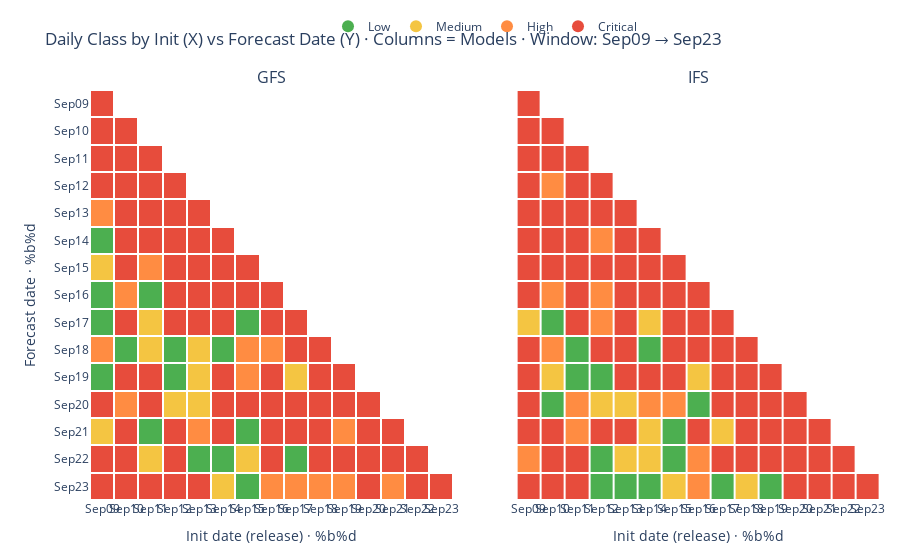

Notebook cell for this chart:
### Code cell
# --- Imports ---
import numpy as np
import pandas as pd
import plotly.graph_objects as go
from plotly.subplots import make_subplots

# =========================================================
# 1) Datos sintéticos (mismo esquema). Reemplázalo por tu df real.
#    Columnas: initDate (%Y%m%d:%H:00), date (%Y%m%d:%H:00),
#              wndObs, wndFcs, leadDay, model
# =========================================================
np.random.seed(10)
today = pd.Timestamp.today().normalize()
max_lead = 14

# Para el ejemplo, usamos 30 días de válidos y todos los inits que puedan llegar
valid_dates = pd.date_range(today - pd.Timedelta(days=29), today, freq="D")
init_dates  = pd.date_range(valid_dates.min() - pd.Timedelta(days=max_lead), valid_dates.max(), freq="D")

def fmt(dt):  # %Y%m%d:%H:00
    return dt.strftime("%Y%m%d:00:00")

rows = []
for model in ["gfs", "ifs"]:
    for init in init_dates:
        for L in range(0, max_lead + 1):
            d = init + pd.Timedelta(days=L)
            if d < valid_dates.min() or d > valid_dates.max():
                continue
            obs = np.clip(np.random.normal(8, 2.0), 0, None)
            spread = (1.1 if model == "gfs" else 0.9) * (1 + 0.12 * L)
            fc = obs + np.random.normal(0, spread)
            rows.append([fmt(init), fmt(d), float(L), obs, fc, model])

df = pd.DataFrame(rows, columns=[
    "initDate", "date", "wndObs", "wndFcs", "leadDay", "model"
])

# =========================================================
# 2) Parseo, métrica y agregación diaria
# =========================================================
df["initDate_dt"] = pd.to_datetime(df["initDate"], format="%Y%m%d:%H:00", errors="coerce")
df["date_dt"]     = pd.to_datetime(df["date"],     format="%Y%m%d:%H:00", errors="coerce")

df["init_d"] = df["initDate_dt"].dt.normalize()
df["date_d"] = df["date_dt"].dt.normalize()

# Métrica (error absoluto)
df["abs_error"] = (df["wndFcs"] - df["wndObs"]).abs()

# Promedio diario por (modelo, date_d, init_d)
daily = (
    df.groupby(["model","date_d","init_d"], as_index=False)["abs_error"]
      .mean()
      .rename(columns={"abs_error":"mean_abs_error"})
)

# =========================================================
# 3) Clasificación por clases
# =========================================================
bins   = [-np.inf, 1.0, 2.0, 3.0, np.inf]
labels = ["Low","Medium","High","Critical"]
daily["class"] = pd.cut(daily["mean_abs_error"], bins=bins, labels=labels, right=False)

# =========================================================
# 4) Definir un rango cuadrado de días común para X e Y (últimos 15 días)
#    X = initDate (release), Y = date (valid)
# =========================================================
last_day = daily["date_d"].max()
if pd.isna(last_day):
    raise ValueError("No hay datos en 'daily'. Verifica el DataFrame de entrada.")

# Rango cuadrado de 15 días (ajusta max_lead si quieres otro tamaño)
axis_days = pd.date_range(last_day - pd.Timedelta(days=max_lead), last_day, freq="D")
x_order = list(axis_days)   # init dates
y_order = list(axis_days)   # forecast dates

x_labels = [d.strftime("%b%d") for d in x_order]
y_labels = [d.strftime("%b%d") for d in y_order]

# =========================================================
# 5) Construir matrices triangulares por CLASE y MODELO
#    Celda válida si: y >= x y (y - x).days ∈ [0..max_lead]
#    Si no hay par (date_d, init_d) en 'daily' -> NaN (hueco)
# =========================================================
code_colors = {
    "Low":      "#4CAF50",  # verde
    "Medium":   "#F4C542",  # amarillo
    "High":     "#FF8C42",  # naranja
    "Critical": "#E74C3C",  # rojo
}

def class_matrices_triangular(model_name: str):
    sub = daily[daily["model"] == model_name].copy()
    # lookup por par (date_d, init_d)
    lut = {(r.date_d, r.init_d): r["class"] for _, r in sub.iterrows()}

    # Construye matriz de clases (strings) con NaN fuera de rango/ausentes
    C = np.empty((len(y_order), len(x_order)), dtype=object)
    C[:] = np.nan
    for i, y in enumerate(y_order):
        for j, x in enumerate(x_order):
            lead = (y - x).days
            if 0 <= lead <= max_lead:
                C[i, j] = lut.get((y, x), np.nan)
            else:
                C[i, j] = np.nan

    # Una matriz por clase, con 1 en la clase y NaN en el resto
    mats = {}
    for cls in labels:
        M = np.where(C == cls, 1.0, np.nan).astype(float)
        mats[cls] = M
    return mats

Z_gfs = class_matrices_triangular("gfs")
Z_ifs = class_matrices_triangular("ifs")

# =========================================================
# 6) Figura: modelos como COLUMNAS (GFS | IFS). Leyenda con puntos compartida.
# =========================================================
fig = make_subplots(
    rows=1, cols=2,
    subplot_titles=("GFS", "IFS"),
    shared_yaxes=True,
    horizontal_spacing=0.08
)

def add_panel(Z_dict, col: int):
    for cls in labels:
        fig.add_trace(
            go.Heatmap(
                z=Z_dict[cls],
                x=x_labels,   # init (release)
                y=y_labels,   # forecast date (valid)
                colorscale=[[0, code_colors[cls]], [1, code_colors[cls]]],  # color sólido por clase
                zmin=0, zmax=1,
                showscale=False,
                xgap=2, ygap=2,
                hovertemplate=(
                    "Init: %{x}<br>"
                    "Forecast: %{y}<br>"
                    f"Class: {cls}<extra></extra>"
                ),
                name=cls,
                legendgroup=cls,   # mismo grupo por clase (afecta ambos paneles)
                showlegend=False   # ocultamos rectángulos; usaremos puntos en la leyenda
            ),
            row=1, col=col
        )

add_panel(Z_gfs, col=1)
add_panel(Z_ifs, col=2)

# Leyenda con puntos redondos (dummy scatters)
for cls in labels:
    fig.add_trace(
        go.Scatter(
            x=[None], y=[None],
            mode="markers",
            marker=dict(size=12, color=code_colors[cls], symbol="circle"),
            name=cls,
            legendgroup=cls,
        )
    )

# Ejes y layout
fig.update_xaxes(title_text="Init date (release) · %b%d", row=1, col=1, tickangle=0)
fig.update_xaxes(title_text="Init date (release) · %b%d", row=1, col=2, tickangle=0)
fig.update_yaxes(title_text="Forecast date · %b%d", row=1, col=1)

fig.update_layout(
    title=f"Daily Class by Init (X) vs Forecast Date (Y) · Columns = Models · Window: {x_labels[0]} → {x_labels[-1]}",
    margin=dict(t=80, r=20, b=60, l=90),
    plot_bgcolor="white",
    paper_bgcolor="white",
    legend=dict(
        orientation="h",
        yanchor="bottom", y=1.12,
        xanchor="center", x=0.5
    ),
    legend_groupclick="togglegroup"  # click en una clase la alterna en ambos paneles
)
fig.update_yaxes(title_text="Forecast date · %b%d", row=1, col=1)
fig.update_yaxes(autorange="reversed", row=1, col=1)  # <-- invierte el eje Y en ambos paneles
fig.show()

### Figure 1 — Plotly figure (JSON) as saved in the notebook; plotly's stock layout.template omitted (floating-point values rounded to 4 significant figures; data arrays with more than 128 entries replaced by an {"elided": "..."} marker saying what was removed)
{"data": [{"colorscale": [[0, "#4CAF50"], [1, "#4CAF50"]], "hovertemplate": "Init: %{x}<br>Forecast: %{y}<br>Class: Low<extra></extra>", "legendgroup": "Low", "name": "Low", "showlegend": false, "showscale": false, "type": "heatmap", "x": ["Sep09", "Sep10", "Sep11", "Sep12", "Sep13", "Sep14", "Sep15", "Sep16", "Sep17", "Sep18", "Sep19", "Sep20", "Sep21", "Sep22", "Sep23"], "xaxis": "x", "xgap": 2, "y": ["Sep09", "Sep10", "Sep11", "Sep12", "Sep13", "Sep14", "Sep15", "Sep16", "Sep17", "Sep18", "Sep19", "Sep20", "Sep21", "Sep22", "Sep23"], "yaxis": "y", "ygap": 2, "z": {"elided": "15x15 float values"}, "zmax": 1, "zmin": 0}, {"colorscale": [[0, "#F4C542"], [1, "#F4C542"]], "hovertemplate": "Init: %{x}<br>Forecast: %{y}<br>Class: Medium<extra></extra>", "legendgroup": "Medium", "name": "Medium", "showlegend": false, "showscale": false, "type": "heatmap", "x": ["Sep09", "Sep10", "Sep11", "Sep12", "Sep13", "Sep14", "Sep15", "Sep16", "Sep17", "Sep18", "Sep19", "Sep20", "Sep21", "Sep22", "Sep23"], "xaxis": "x", "xgap": 2, "y": ["Sep09", "Sep10", "Sep11", "Sep12", "Sep13", "Sep14", "Sep15", "Sep16", "Sep17", "Sep18", "Sep19", "Sep20", "Sep21", "Sep22", "Sep23"], "yaxis": "y", "ygap": 2, "z": {"elided": "15x15 float values"}, "zmax": 1, "zmin": 0}, {"colorscale": [[0, "#FF8C42"], [1, "#FF8C42"]], "hovertemplate": "Init: %{x}<br>Forecast: %{y}<br>Class: High<extra></extra>", "legendgroup": "High", "name": "High", "showlegend": false, "showscale": false, "type": "heatmap", "x": ["Sep09", "Sep10", "Sep11", "Sep12", "Sep13", "Sep14", "Sep15", "Sep16", "Sep17", "Sep18", "Sep19", "Sep20", "Sep21", "Sep22", "Sep23"], "xaxis": "x", "xgap": 2, "y": ["Sep09", "Sep10", "Sep11", "Sep12", "Sep13", "Sep14", "Sep15", "Sep16", "Sep17", "Sep18", "Sep19", "Sep20", "Sep21", "Sep22", "Sep23"], "yaxis": "y", "ygap": 2, "z": {"elided": "15x15 float values"}, "zmax": 1, "zmin": 0}, {"colorscale": [[0, "#E74C3C"], [1, "#E74C3C"]], "hovertemplate": "Init: %{x}<br>Forecast: %{y}<br>Class: Critical<extra></extra>", "legendgroup": "Critical", "name": "Critical", "showlegend": false, "showscale": false, "type": "heatmap", "x": ["Sep09", "Sep10", "Sep11", "Sep12", "Sep13", "Sep14", "Sep15", "Sep16", "Sep17", "Sep18", "Sep19", "Sep20", "Sep21", "Sep22", "Sep23"], "xaxis": "x", "xgap": 2, "y": ["Sep09", "Sep10", "Sep11", "Sep12", "Sep13", "Sep14", "Sep15", "Sep16", "Sep17", "Sep18", "Sep19", "Sep20", "Sep21", "Sep22", "Sep23"], "yaxis": "y", "ygap": 2, "z": {"elided": "15x15 float values"}, "zmax": 1, "zmin": 0}, {"colorscale": [[0, "#4CAF50"], [1, "#4CAF50"]], "hovertemplate": "Init: %{x}<br>Forecast: %{y}<br>Class: Low<extra></extra>", "legendgroup": "Low", "name": "Low", "showlegend": false, "showscale": false, "type": "heatmap", "x": ["Sep09", "Sep10", "Sep11", "Sep12", "Sep13", "Sep14", "Sep15", "Sep16", "Sep17", "Sep18", "Sep19", "Sep20", "Sep21", "Sep22", "Sep23"], "xaxis": "x2", "xgap": 2, "y": ["Sep09", "Sep10", "Sep11", "Sep12", "Sep13", "Sep14", "Sep15", "Sep16", "Sep17", "Sep18", "Sep19", "Sep20", "Sep21", "Sep22", "Sep23"], "yaxis": "y2", "ygap": 2, "z": {"elided": "15x15 float values"}, "zmax": 1, "zmin": 0}, {"colorscale": [[0, "#F4C542"], [1, "#F4C542"]], "hovertemplate": "Init: %{x}<br>Forecast: %{y}<br>Class: Medium<extra></extra>", "legendgroup": "Medium", "name": "Medium", "showlegend": false, "showscale": false, "type": "heatmap", "x": ["Sep09", "Sep10", "Sep11", "Sep12", "Sep13", "Sep14", "Sep15", "Sep16", "Sep17", "Sep18", "Sep19", "Sep20", "Sep21", "Sep22", "Sep23"], "xaxis": "x2", "xgap": 2, "y": ["Sep09", "Sep10", "Sep11", "Sep12", "Sep13", "Sep14", "Sep15", "Sep16", "Sep17", "Sep18", "Sep19", "Sep20", "Sep21", "Sep22", "Sep23"], "yaxis": "y2", "ygap": 2, "z": {"elided": "15x15 float values"}, "zmax": 1, "zmin": 0}, {"colorscale": [[0, "#FF8C42"], [1, "#FF8C42"]], "hovertemplate": "Init: %{x}<br>Forecast: %{y}<br>Class: High<extra></extra>", "legendgroup": "High", "name": "High", "showlegend": false, "showscale": false, "type": "heatmap", "x": ["Sep09", "Sep10", "Sep11", "Sep12", "Sep13", "Sep14", "Sep15", "Sep16", "Sep17", "Sep18", "Sep19", "Sep20", "Sep21", "Sep22", "Sep23"], "xaxis": "x2", "xgap": 2, "y": ["Sep09", "Sep10", "Sep11", "Sep12", "Sep13", "Sep14", "Sep15", "Sep16", "Sep17", "Sep18", "Sep19", "Sep20", "Sep21", "Sep22", "Sep23"], "yaxis": "y2", "ygap": 2, "z": {"elided": "15x15 float values"}, "zmax": 1, "zmin": 0}, {"colorscale": [[0, "#E74C3C"], [1, "#E74C3C"]], "hovertemplate": "Init: %{x}<br>Forecast: %{y}<br>Class: Critical<extra></extra>", "legendgroup": "Critical", "name": "Critical", "showlegend": false, "showscale": false, "type": "heatmap", "x": ["Sep09", "Sep10", "Sep11", "Sep12", "Sep13", "Sep14", "Sep15", "Sep16", "Sep17", "Sep18", "Sep19", "Sep20", "Sep21", "Sep22", "Sep23"], "xaxis": "x2", "xgap": 2, "y": ["Sep09", "Sep10", "Sep11", "Sep12", "Sep13", "Sep14", "Sep15", "Sep16", "Sep17", "Sep18", "Sep19", "Sep20", "Sep21", "Sep22", "Sep23"], "yaxis": "y2", "ygap": 2, "z": {"elided": "15x15 float values"}, "zmax": 1, "zmin": 0}, {"legendgroup": "Low", "marker": {"color": "#4CAF50", "size": 12, "symbol": "circle"}, "mode": "markers", "name": "Low", "type": "scatter", "x": [null], "y": [null]}, {"legendgroup": "Medium", "marker": {"color": "#F4C542", "size": 12, "symbol": "circle"}, "mode": "markers", "name": "Medium", "type": "scatter", "x": [null], "y": [null]}, {"legendgroup": "High", "marker": {"color": "#FF8C42", "size": 12, "symbol": "circle"}, "mode": "markers", "name": "High", "type": "scatter", "x": [null], "y": [null]}, {"legendgroup": "Critical", "marker": {"color": "#E74C3C", "size": 12, "symbol": "circle"}, "mode": "markers", "name": "Critical", "type": "scatter", "x": [null], "y": [null]}], "layout": {"annotations": [{"font": {"size": 16}, "showarrow": false, "text": "GFS", "x": 0.23, "xanchor": "center", "xref": "paper", "y": 1, "yanchor": "bottom", "yref": "paper"}, {"font": {"size": 16}, "showarrow": false, "text": "IFS", "x": 0.77, "xanchor": "center", "xref": "paper", "y": 1, "yanchor": "bottom", "yref": "paper"}], "legend": {"groupclick": "togglegroup", "orientation": "h", "x": 0.5, "xanchor": "center", "y": 1.12, "yanchor": "bottom"}, "margin": {"b": 60, "l": 90, "r": 20, "t": 80}, "paper_bgcolor": "white", "plot_bgcolor": "white", "title": {"text": "Daily Class by Init (X) vs Forecast Date (Y) · Columns = Models · Window: Sep09 → Sep23"}, "xaxis": {"anchor": "y", "domain": [0, 0.46], "tickangle": 0, "title": {"text": "Init date (release) · %b%d"}}, "xaxis2": {"anchor": "y2", "domain": [0.54, 1], "tickangle": 0, "title": {"text": "Init date (release) · %b%d"}}, "yaxis": {"anchor": "x", "autorange": "reversed", "domain": [0, 1], "title": {"text": "Forecast date · %b%d"}}, "yaxis2": {"anchor": "x2", "domain": [0, 1], "matches": "y", "showticklabels": false}}}
